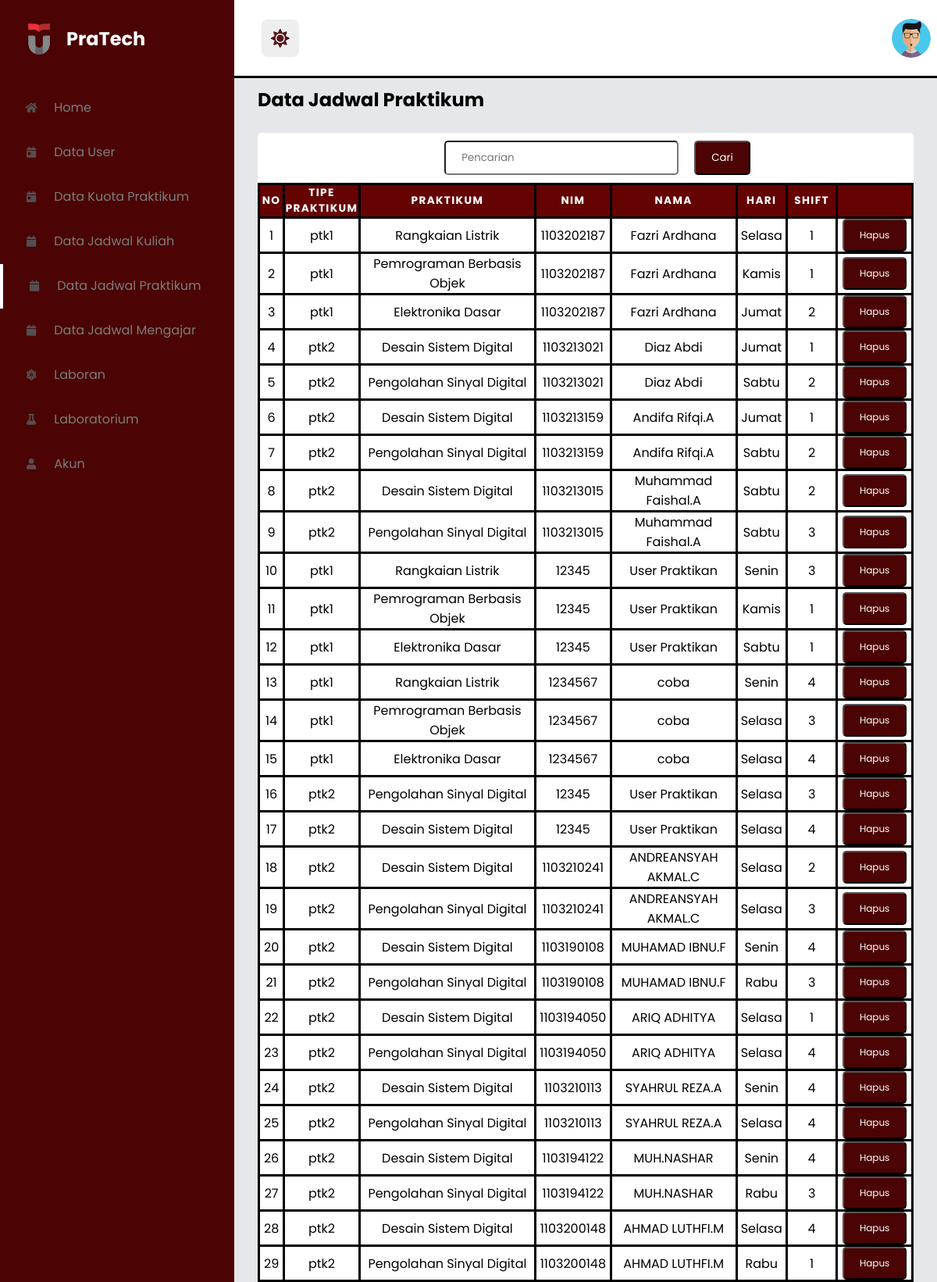
The page /html/admin/adminpraktikan.php (signed in, upper part) on the database its author committed.
### tables this page shows
CREATE TABLE `jadwal_prak` (
  `id_jadwal` int(11) NOT NULL,
  `nim` int(10) NOT NULL,
  `name` varchar(100) NOT NULL,
  `hari` varchar(20) NOT NULL,
  `shift` varchar(20) NOT NULL,
  `id_praktikum` int(11) NOT NULL
);

CREATE TABLE `praktikum` (
  `id_praktikum` int(11) NOT NULL,
  `nama_prak` varchar(35) NOT NULL,
  `tipe_prak` varchar(15) NOT NULL,
  `id_ruang` int(11) NOT NULL,
  `id_lab` int(11) NOT NULL
);

### html/admin/adminpraktikan.php (the view, shortened to what this page needs)
<!DOCTYPE html>
<html lang="en">
<head>
        <link rel="stylesheet" href="https://cdn.jsdelivr.net/npm/@fortawesome/fontawesome-free@5.15.3/css/all.min.css">
        <link rel="stylesheet" href="../../assets/style _admin.css">
</head>
    <body>
        <section id="menu">
            <div class="logo">
                <img src="../../image/telkom.png" alt="">
                <h2>PraTech </h2>
            </div>
            <div class="items">
                <li style="display: flex; align-items: center;">
                    <a  href="adminhome.php" style="text-decoration: none; flex: 1;">
                        <i class="fas fa-home"></i> Home
                    </a>
                </li>
                <li style="display: flex; align-items: center;">
                    <a href="adminuser.php" style="text-decoration: none; flex: 1;">
                        <i class="fas fa-calendar-day"></i> Data User
                    </a>
                </li>
                <li style="display: flex; align-items: center;">
                    <a href="adminprak.php" style="text-decoration: none; flex: 1;">
                        <i class="fas fa-calendar-day"></i> Data Kuota Praktikum
                    </a>
                </li>
                <li style="display: flex; align-items: center;">
                    <a href="adminjadwal_maha.php" style="text-decoration: none; flex: 1;">
                        <i class="fas fa-calendar"></i> Data Jadwal Kuliah
                    </a>
                </li>
                <li style="display: flex; align-items: center;">
                    <a href="adminpraktikan.php" style="text-decoration: none; flex: 1;">
                        <i class="fas fa-calendar"></i> Data Jadwal Praktikum
                    </a>
                </li>
                <li style="display: flex; align-items: center;">
                    <a href="adminassis.php" style="text-decoration: none; flex: 1;">
                        <i class="fas fa-calendar"></i> Data Jadwal Mengajar
                    </a>
                </li>
                <li style="display: flex; align-items: center;">
                    <a href="laboran.php" style="text-decoration: none; flex: 1;">
                        <i class="fas fa-atom"></i> Laboran
                    </a>
                </li>
                <li style="display: flex; align-items: center;">
                    <a href="larobatorium.php" style="text-decoration: none; flex: 1;">
                        <i class="fas fa-flask"></i> Laboratorium
                    </a>
                </li>
                <li style="display: flex; align-items: center;">
                    <a href="akun.php" style="text-decoration: none; flex: 1;">
                        <i class="fas fa-user"></i> Akun
                    </a>
                </li>
            </div>
        </section>
        <section id="interface">
            <div class="navigation">
                <div class="n1">
                    <i id="dark-mode-toggle" class="fas fa-sun"></i>
                </div>
                <div class="profile">
                    <img src="../../image/pic-6.jpg" class="user-pic" onclick="toggleMenu()">
                </div>
            </div>
            <p class="i-name">Data Jadwal Praktikum</p>
            <div class="status">
                <div class="container">
                  <div style="display:flex; margin-left: 30px;">
                    <form id="search-form" style="display: flex;">
                          <input class="pencarian" type="text" id="search-input" placeholder="Pencarian ">
                          <button type="submit" class="cari">Cari</button>
                    </form>
                  </div>
                <table class="schedule-table table table-bordered table-responsive-md" id="search-results">
                  <thead>
                      <tr>
                          <th scope="col">NO</th>
                          <th scope="col"colspan="3">Tipe Praktikum</th>
                          <th scope="col"colspan="7">Praktikum</th>
                          <th scope="col"colspan="3">Nim</th>
                          <th scope="col" colspan='5'>Nama</th>
                          <th scope="col"colspan='2'>Hari</th>
                          <th scope="col"colspan='2'>Shift</th>
                          <th scope="col"colspan='3'></th>
                      </tr>
                  </thead>
                  <tbody class="table-light align-items-center">
                  <?php
                        include "../../php/db_connect.php";
                        $no=1;
                        $ambildata = mysqli_query($conn, "SELECT jadwal_prak.*, praktikum.tipe_prak, praktikum.nama_prak FROM jadwal_prak INNER JOIN praktikum ON jadwal_prak.id_praktikum = praktikum.id_praktikum");
                                while ($tampil = mysqli_fetch_array($ambildata)) {
                                    $nameArray = explode(' ', $tampil['name']);
                                    $firstName = $nameArray[0];
                                    $middleName = $nameArray[1] ?? '';
                                    $lastName = $nameArray[2] ?? '';
                                    echo "
                                        <tr>
                                            <td>$no</td>
                                            <td colspan='3'>$tampil[tipe_prak]</td>
                                            <td colspan='7'>$tampil[nama_prak]</td>
                                            <td colspan='3'>$tampil[nim]</td>
                                            <td colspan='5'>";
                                    if ($middleName !== '' && $lastName !== '') {
                                        $lastNameInitial = substr($lastName, 0, 1);
                                        echo $firstName . ' ' . $middleName . '.' . $lastNameInitial;
                                    } elseif ($middleName !== '') {
                                        echo $firstName . ' ' . $middleName;
                                    } else {
                                        echo $firstName;
                                    }
                                    echo "</td>
                                    <td colspan='2'>$tampil[hari]</td>
                                    <td colspan='2'>$tampil[shift]</td>
                                    <td scope='row' colspan='3'>
                                    <a href='?kode=$tampil[nim]&confirm=yes' onclick='return confirmDelete()'>
                                    <button type='button' class='hapus'>Hapus</button>
                                    </a>
                                    </td>
                                </tr>
                            ";
                            $no++;
                        }
                        ?>
                  </tbody>
              </table>
                </div>
            </div>
        </section>
    </body>
</html>

### assets/style _admin.css (style rules this page uses)
:root { --background-color: #E5E7EB; --text-color: #000; --menu-color: #4b0303; --menu-hover-color: #350404; --menu-icon-color: #554f4f; --menu-active-color: #f3f4f6; --navigation-background: #fff; --navigation-border: #000000; --navigation-text: #000000; --i-name:#000000; }
* { margin: 0; padding: 0; box-sizing: border-box; font-family: 'Poppins', sans-serif; }
body { width: 100%; background: var(--background-color); position: relative; display: flex; }
#menu { background-color: var(--menu-color); width: 300px; height: 100%; position: fixed; top: 0; left: 0; }
#menu .logo { display: flex; align-items: center; color: #fff; padding: 30px 0 0 30px; }
#menu .logo img { width: 40px; margin-right: 15px; }
#menu .items { margin-top: 40px; }
#menu .items li { list-style: none; padding: 13.5px 0; transition: 0.3s ease; }
#menu .items li.active { border-left: 4px solid #ffffff; }
#menu .items li i { color: var(--menu-icon-color); width: 30px; height: 30px; line-height: 30px; text-align: center; font-size: 14px; margin: 0 10px 0 25px; }
#menu .items li a { text-decoration: none; color: rgb(125, 124, 124); font-weight: 300px; transition: 0.3s ease; }
#interface { width: calc(100% - 100px); margin-left: 300px; position: relative; }
#interface .navigation { display: flex; align-items: center; justify-content: space-between; background: var(--navigation-background); padding: 10px 30px; border-bottom: 3px solid var(--navigation-border); height: 100px; position: fixed; width: calc(86% - 100px); }
#interface .navigation .n1 { display: flex; justify-content: flex-end; align-items: center; }
#interface .navigation .n1 i { font-size: 1.5rem; color: #52171c; background-color: #eee; border-radius: 0.5rem; height: 3rem; width: 3rem; line-height: 3rem; cursor: pointer; text-align: center; margin-left: 0.3rem; margin-right: 0.7rem; }
#interface .navigation .profile { display: flex; justify-content: flex-start; align-items: center; margin-right: 10px; }
#interface .navigation .profile img { width: 50px; height: 50px; object-fit: cover; border-radius: 50%; filter: brightness(1); }
.i-name { color: var(--i-name); padding: 10px 10px 10px 30px; font-size: 24px; font-weight: 700; margin-top: 100px; }
.container { background-color: #ffffff; color: #000; display: flex; justify-content: center; align-items: center; margin-top: 10px; height: auto; flex-direction:column; border: #fff; border-radius:5px; margin: 15px 30px 15px 30px; }
.cari { margin:10px 10px 10px 10px; background-color: #4b0303; width: auto; color: white; padding: 10px 20px; border-radius: 5px; cursor: pointer; }
.hapus { background-color: #4b0303; width: auto; color: white; padding: 10px 20px; border-radius: 5px; cursor: pointer; font-size: 12px; }
.pencarian { margin:10px 10px 10px 10px; width: 300px; padding: 10px 20px; border-radius: 5px; }
.schedule-table { border-collapse: collapse; margin: 0; padding: 0 100px 0 100px; width: 100%; table-layout: fixed; }
.schedule-table thead tr { background-color: #650303; color: #fff; font-weight: bold; }
.schedule-table th, .schedule-table td { height: 40px; text-align: center; border: 3px solid rgb(0, 0, 0); text-overflow:initial; overflow: hidden; }
.schedule-table th { font-size: .85em; letter-spacing: .1em; text-transform: uppercase; }

### rows shown on the page
jadwal_prak: id_praktikum.tipe_prak "ptk1", id_praktikum.nama_prak "Rangkaian Listrik", nim "1103202187", name "Fazri", name "Ardhana", hari "Selasa", shift "1"
jadwal_prak: id_praktikum.tipe_prak "ptk1", id_praktikum.nama_prak "Pemrograman Berbasis Objek", nim "1103202187", name "Fazri", name "Ardhana", hari "Kamis", shift "1"
jadwal_prak: id_praktikum.tipe_prak "ptk1", id_praktikum.nama_prak "Elektronika Dasar", nim "1103202187", name "Fazri", name "Ardhana", hari "Jumat", shift "2"
jadwal_prak: id_praktikum.tipe_prak "ptk2", id_praktikum.nama_prak "Desain Sistem Digital", nim "1103213021", name "Diaz", name "Abdi", hari "Jumat", shift "1"
jadwal_prak: id_praktikum.tipe_prak "ptk2", id_praktikum.nama_prak "Pengolahan Sinyal Digital", nim "1103213021", name "Diaz", name "Abdi", hari "Sabtu", shift "2"
jadwal_prak: id_praktikum.tipe_prak "ptk2", id_praktikum.nama_prak "Desain Sistem Digital", nim "1103213159", name "Andifa", name "Rifqi", name "A", hari "Jumat", shift "1"
jadwal_prak: id_praktikum.tipe_prak "ptk2", id_praktikum.nama_prak "Pengolahan Sinyal Digital", nim "1103213159", name "Andifa", name "Rifqi", name "A", hari "Sabtu", shift "2"
jadwal_prak: id_praktikum.tipe_prak "ptk2", id_praktikum.nama_prak "Desain Sistem Digital", nim "1103213015", name "Muhammad", name "Faishal", name "A", hari "Sabtu", shift "2"
jadwal_prak: id_praktikum.tipe_prak "ptk2", id_praktikum.nama_prak "Pengolahan Sinyal Digital", nim "1103213015", name "Muhammad", name "Faishal", name "A", hari "Sabtu", shift "3"
jadwal_prak: id_praktikum.tipe_prak "ptk1", id_praktikum.nama_prak "Rangkaian Listrik", nim "12345", name "User", name "Praktikan", hari "Senin", shift "3"
jadwal_prak: id_praktikum.tipe_prak "ptk1", id_praktikum.nama_prak "Pemrograman Berbasis Objek", nim "12345", name "User", name "Praktikan", hari "Kamis", shift "1"
jadwal_prak: id_praktikum.tipe_prak "ptk1", id_praktikum.nama_prak "Elektronika Dasar", nim "12345", name "User", name "Praktikan", hari "Sabtu", shift "1"
jadwal_prak: id_praktikum.tipe_prak "ptk1", id_praktikum.nama_prak "Rangkaian Listrik", nim "1234567", name "coba", hari "Senin", shift "4"
jadwal_prak: id_praktikum.tipe_prak "ptk1", id_praktikum.nama_prak "Pemrograman Berbasis Objek", nim "1234567", name "coba", hari "Selasa", shift "3"
jadwal_prak: id_praktikum.tipe_prak "ptk1", id_praktikum.nama_prak "Elektronika Dasar", nim "1234567", name "coba", hari "Selasa", shift "4"
jadwal_prak: id_praktikum.tipe_prak "ptk2", id_praktikum.nama_prak "Pengolahan Sinyal Digital", nim "12345", name "User", name "Praktikan", hari "Selasa", shift "3"
jadwal_prak: id_praktikum.tipe_prak "ptk2", id_praktikum.nama_prak "Desain Sistem Digital", nim "12345", name "User", name "Praktikan", hari "Selasa", shift "4"
jadwal_prak: id_praktikum.tipe_prak "ptk2", id_praktikum.nama_prak "Desain Sistem Digital", nim "1103210241", name "ANDREANSYAH", name "AKMAL", name "C", hari "Selasa", shift "2"
jadwal_prak: id_praktikum.tipe_prak "ptk2", id_praktikum.nama_prak "Pengolahan Sinyal Digital", nim "1103210241", name "ANDREANSYAH", name "AKMAL", name "C", hari "Selasa", shift "3"
jadwal_prak: id_praktikum.tipe_prak "ptk2", id_praktikum.nama_prak "Desain Sistem Digital", nim "1103190108", name "MUHAMAD", name "IBNU", name "F", hari "Senin", shift "4"
jadwal_prak: id_praktikum.tipe_prak "ptk2", id_praktikum.nama_prak "Pengolahan Sinyal Digital", nim "1103190108", name "MUHAMAD", name "IBNU", name "F", hari "Rabu", shift "3"
jadwal_prak: id_praktikum.tipe_prak "ptk2", id_praktikum.nama_prak "Desain Sistem Digital", nim "1103194050", name "ARIQ", name "ADHITYA", hari "Selasa", shift "1"
jadwal_prak: id_praktikum.tipe_prak "ptk2", id_praktikum.nama_prak "Pengolahan Sinyal Digital", nim "1103194050", name "ARIQ", name "ADHITYA", hari "Selasa", shift "4"
jadwal_prak: id_praktikum.tipe_prak "ptk2", id_praktikum.nama_prak "Desain Sistem Digital", nim "1103210113", name "SYAHRUL", name "REZA", name "A", hari "Senin", shift "4"
jadwal_prak: id_praktikum.tipe_prak "ptk2", id_praktikum.nama_prak "Pengolahan Sinyal Digital", nim "1103210113", name "SYAHRUL", name "REZA", name "A", hari "Selasa", shift "4"
jadwal_prak: id_praktikum.tipe_prak "ptk2", id_praktikum.nama_prak "Desain Sistem Digital", nim "1103194122", name "MUH.NASHAR", hari "Senin", shift "4"
jadwal_prak: id_praktikum.tipe_prak "ptk2", id_praktikum.nama_prak "Pengolahan Sinyal Digital", nim "1103194122", name "MUH.NASHAR", hari "Rabu", shift "3"
jadwal_prak: id_praktikum.tipe_prak "ptk2", id_praktikum.nama_prak "Desain Sistem Digital", nim "1103200148", name "AHMAD", name "LUTHFI", name "M", hari "Selasa", shift "4"
jadwal_prak: id_praktikum.tipe_prak "ptk2", id_praktikum.nama_prak "Pengolahan Sinyal Digital", nim "1103200148", name "AHMAD", name "LUTHFI", name "M", hari "Rabu", shift "1"
